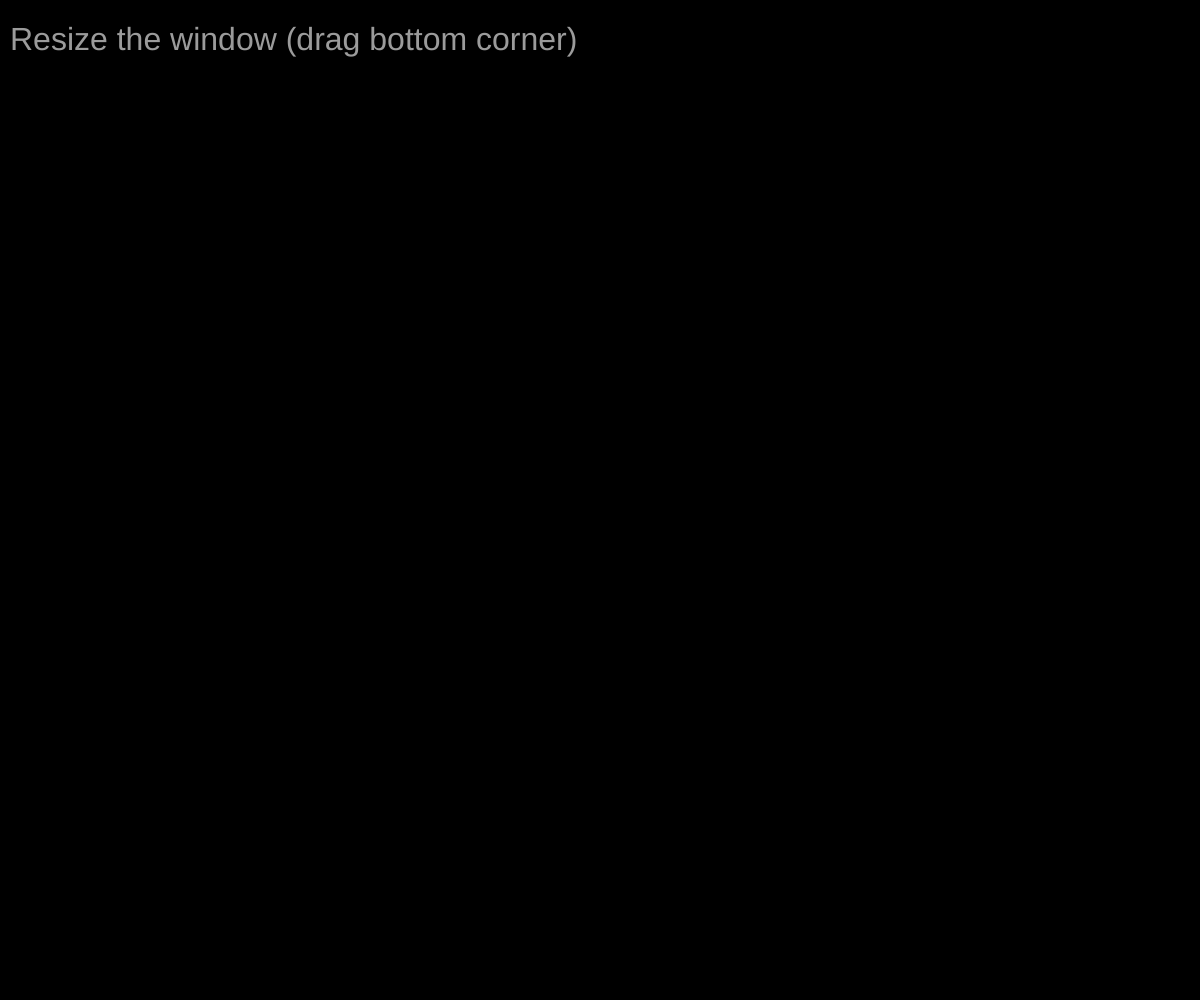
Frame 1 (no input)
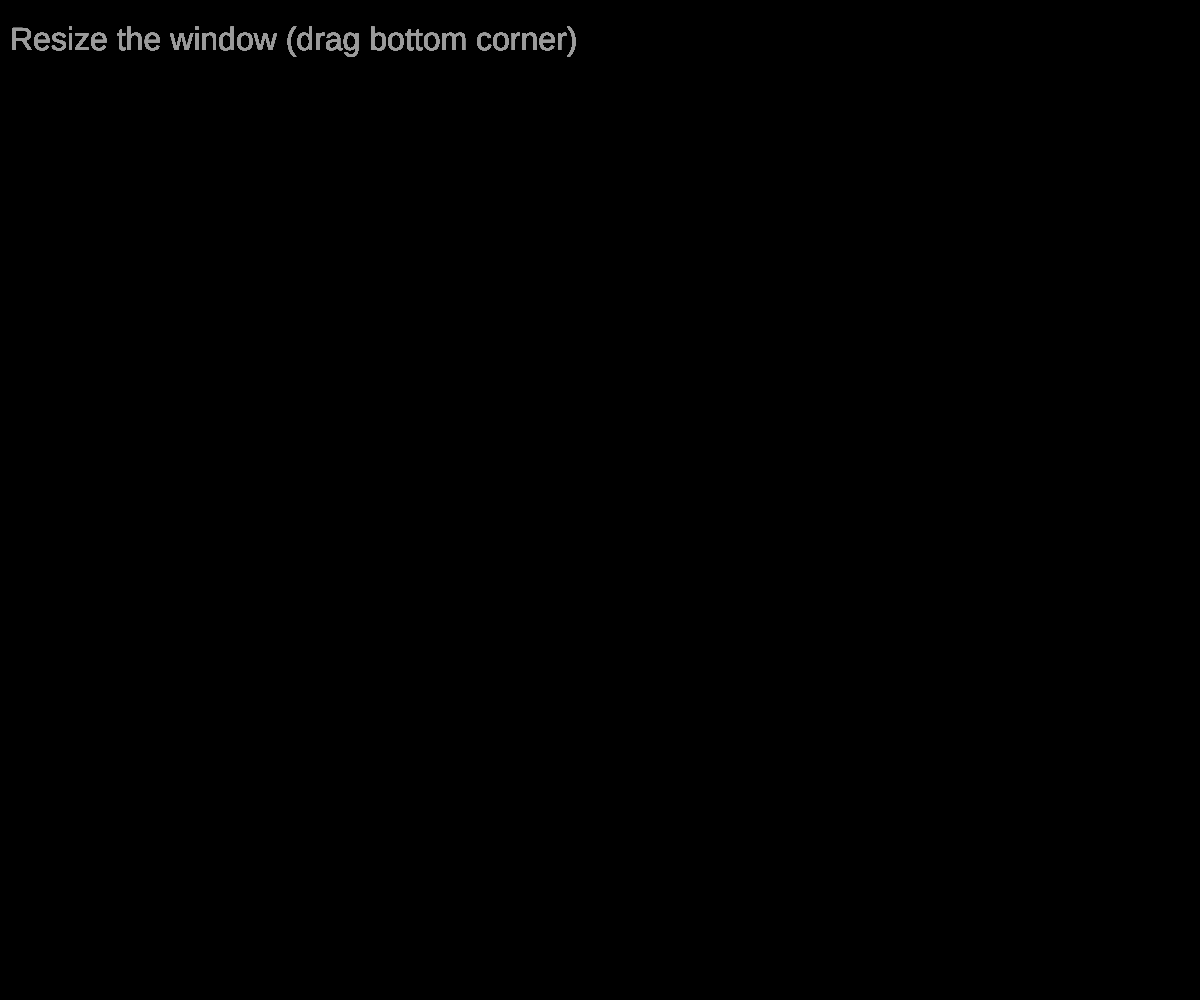
Frame 60 (no input)
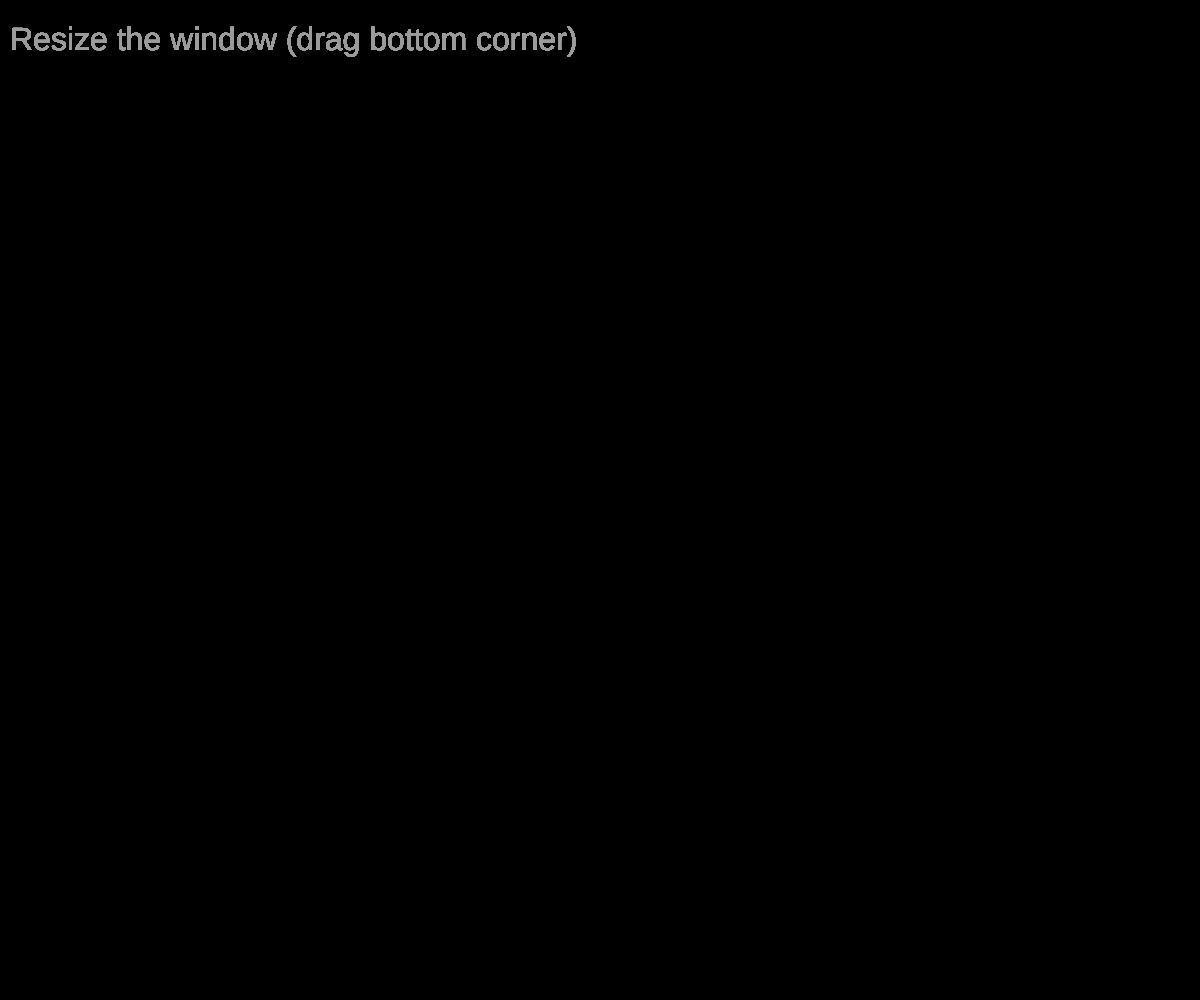
Frame 120 (the mouse pressed at the canvas centre since frame 60)

The p5.js sketch that drew these frames (run headless with seeded random() and noise() and a simulated clock; from frame 60 on, the mouse is pressed at the canvas centre):

// p5.js sketch
// ── sketch.js
function setup() {
  createCanvas(windowWidth,windowHeight)
  background(0)
  
}

function draw() {
  textSize (32)
  fill (155)
  text ("Resize the window (drag bottom corner)",10,50)
}

function windowResized() {
  resizeCanvas(windowWidth, windowHeight);
  background(0)
  fill(255,255,0)
  ellipse(random(windowWidth),random(windowHeight),25,25)
  
  
}
